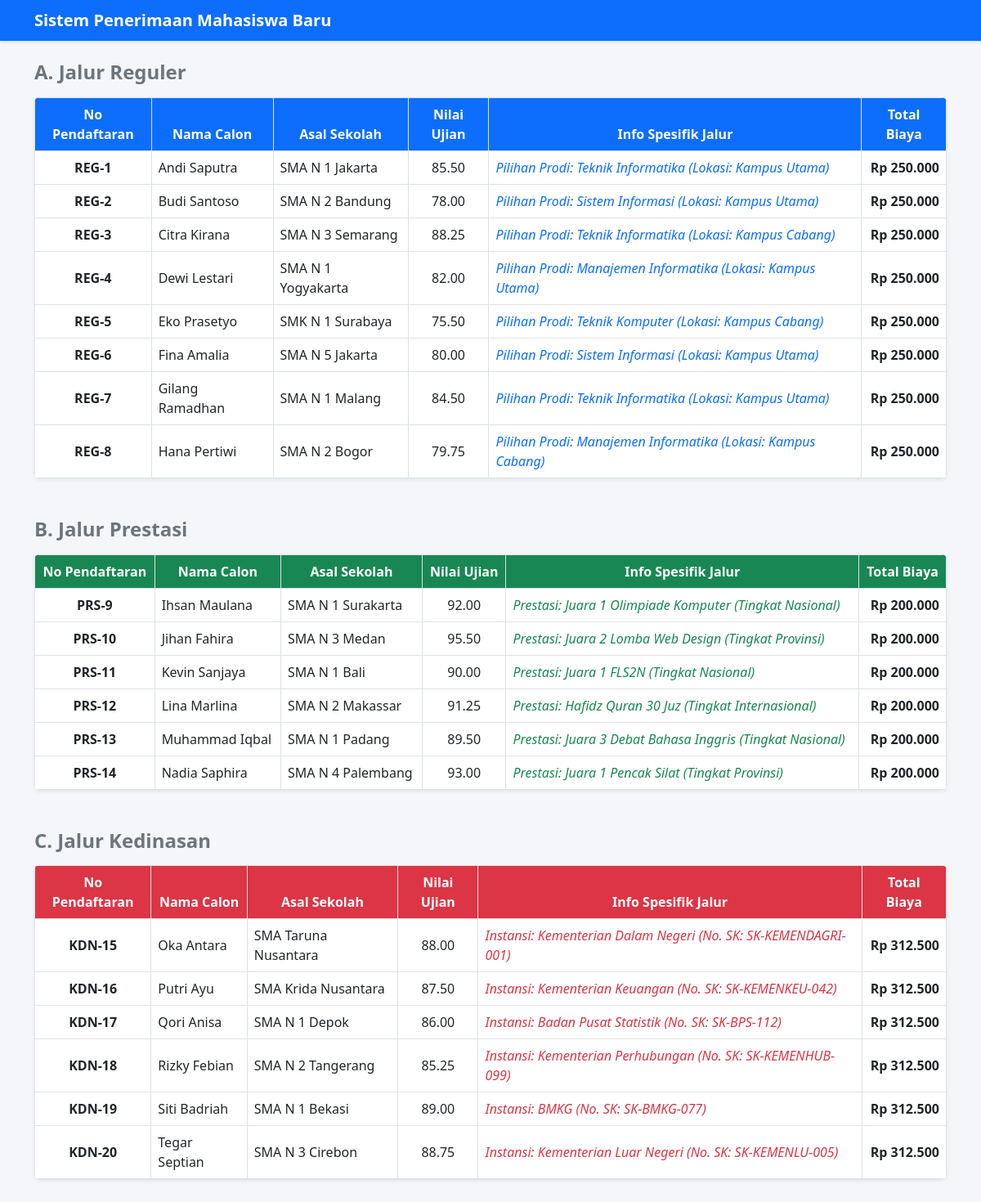
The page / on the database its author committed.
### tables this page shows
CREATE TABLE `tabel_pendaftaran`  (
  `id_pendaftaran` int NOT NULL AUTO_INCREMENT,
  `nama_calon` varchar(100) NOT NULL,
  `asal_sekolah` varchar(100) NOT NULL,
  `nilai_ujian` decimal(5, 2) NOT NULL,
  `biaya_pendaftaran_dasar` int NOT NULL,
  `jalur_pendaftaran` enum('Reguler','Prestasi','Kedinasan') NOT NULL,
  `pilihan_prodi` varchar(100) NULL DEFAULT NULL,
  `lokasi_kampus` varchar(100) NULL DEFAULT NULL,
  `jenis_prestasi` varchar(100) NULL DEFAULT NULL,
  `tingkat_prestasi` varchar(50) NULL DEFAULT NULL,
  `sk_ikatan_dinas` varchar(100) NULL DEFAULT NULL,
  `instansi_sponsor` varchar(100) NULL DEFAULT NULL,
  PRIMARY KEY (`id_pendaftaran`) USING BTREE
);

### database.php (called while the page is built, shortened)
<?php
class Database {
    private $host = "localhost";
    private $username = "root";
    private $password = "";
    private $db_name = "db_simulasi_pbo_ti-1d_sofyanyunusrohman";
    public function __construct() {
        $this->conn = new mysqli($this->host, $this->username, $this->password, $this->db_name);
    }
}
?>

### PendaftaranReguler.php (called while the page is built, shortened)
<?php
require_once "Pendaftaran.php";
class PendaftaranReguler extends Pendaftaran {
    private $pilihan_prodi;
    private $lokasi_kampus;
    public function __construct($id_pendaftaran, $nama_calon, $asal_sekolah, $nilai_ujian, $biaya_pendaftaran_dasar, $pilihan_prodi, $lokasi_kampus) {
        $this->pilihan_prodi = $pilihan_prodi;
        $this->lokasi_kampus = $lokasi_kampus;
    }
    public function getDaftarReguler($db) {
        $sql = "SELECT * FROM tabel_pendaftaran WHERE jalur_pendaftaran = 'Reguler'";
        return $db->conn->query($sql);
    }
    public function hitungTotalBiaya() {
        return $this->biaya_pendaftaran_dasar;
    }
    public function tampilkanInfoJalur() {
        return "Pilihan Prodi: " . $this->pilihan_prodi . " (Lokasi: " . $this->lokasi_kampus . ")";
    }
}
?>

### Pendaftaran.php (called while the page is built, shortened)
<?php
abstract class Pendaftaran {
    public function __construct($id_pendaftaran, $nama_calon, $asal_sekolah, $nilai_ujian, $biaya_pendaftaran_dasar) {
        $this->biaya_pendaftaran_dasar = $biaya_pendaftaran_dasar;
    }
}
?>

### PendaftaranPrestasi.php (called while the page is built, shortened)
<?php
require_once "Pendaftaran.php";
class PendaftaranPrestasi extends Pendaftaran {
    private $jenis_prestasi;
    private $tingkat_prestasi;
    public function __construct($id_pendaftaran, $nama_calon, $asal_sekolah, $nilai_ujian, $biaya_pendaftaran_dasar, $jenis_prestasi, $tingkat_prestasi) {
        $this->jenis_prestasi = $jenis_prestasi;
        $this->tingkat_prestasi = $tingkat_prestasi;
    }
    public function getDaftarPrestasi($db) {
        $sql = "SELECT * FROM tabel_pendaftaran WHERE jalur_pendaftaran = 'Prestasi'";
        return $db->conn->query($sql);
    }
    public function hitungTotalBiaya() {
        return $this->biaya_pendaftaran_dasar - 50000;
    }
    public function tampilkanInfoJalur() {
        return "Prestasi: " . $this->jenis_prestasi . " (Tingkat " . $this->tingkat_prestasi . ")";
    }
}
?>

### PendaftaranKedinasan.php (called while the page is built, shortened)
<?php
require_once "Pendaftaran.php";
class PendaftaranKedinasan extends Pendaftaran {
    private $sk_ikatan_dinas;
    private $instansi_sponsor;
    public function __construct($id_pendaftaran, $nama_calon, $asal_sekolah, $nilai_ujian, $biaya_pendaftaran_dasar, $sk_ikatan_dinas, $instansi_sponsor) {
        $this->sk_ikatan_dinas = $sk_ikatan_dinas;
        $this->instansi_sponsor = $instansi_sponsor;
    }
    public function getDaftarKedinasan($db) {
        $sql = "SELECT * FROM tabel_pendaftaran WHERE jalur_pendaftaran = 'Kedinasan'";
        return $db->conn->query($sql);
    }
    public function hitungTotalBiaya() {
        return $this->biaya_pendaftaran_dasar * 1.25;
    }
    public function tampilkanInfoJalur() {
        return "Instansi: " . $this->instansi_sponsor . " (No. SK: " . $this->sk_ikatan_dinas . ")";
    }
}
?>

### index.php (the view, shortened to what this page needs)
<?php
require_once "database.php";
require_once "PendaftaranReguler.php";
require_once "PendaftaranPrestasi.php";
require_once "PendaftaranKedinasan.php";
$db = new Database();
$helperReguler = new PendaftaranReguler(0, '', '', 0, 0, '', '');
$helperPrestasi = new PendaftaranPrestasi(0, '', '', 0, 0, '', '');
$helperKedinasan = new PendaftaranKedinasan(0, '', '', 0, 0, '', '');
$dataReguler = $helperReguler->getDaftarReguler($db);
$dataPrestasi = $helperPrestasi->getDaftarPrestasi($db);
$dataKedinasan = $helperKedinasan->getDaftarKedinasan($db);
?>
<!DOCTYPE html>
<html lang="id">
<head>
    <link href="https://cdn.jsdelivr.net/npm/bootstrap@5.3.0/dist/css/bootstrap.min.css" rel="stylesheet">
</head>
<body>
    <nav class="navbar navbar-dark bg-primary shadow-sm mb-4">
        <div class="container">
            <span class="navbar-brand mb-0 h1 fw-bold">Sistem Penerimaan Mahasiswa Baru</span>
        </div>
    </nav>
    <div class="container pb-5">
        <h4 class="mb-3 fw-bold text-secondary">A. Jalur Reguler</h4>
        <div class="table-responsive bg-white shadow-sm rounded mb-5">
            <table class="table table-hover table-bordered table-custom mb-0">
                <thead>
                    <tr>
                        <th>No Pendaftaran</th>
                        <th>Nama Calon</th>
                        <th>Asal Sekolah</th>
                        <th>Nilai Ujian</th>
                        <th>Info Spesifik Jalur</th>
                        <th>Total Biaya</th>
                    </tr>
                </thead>
                <tbody>
                    <?php while($row = $dataReguler->fetch_assoc()): ?>
                        <?php
                            $mhs = new PendaftaranReguler(
                                $row['id_pendaftaran'], $row['nama_calon'], $row['asal_sekolah'],
                                $row['nilai_ujian'], $row['biaya_pendaftaran_dasar'],
                                $row['pilihan_prodi'], $row['lokasi_kampus']
                            );
                        ?>
                        <tr>
                            <td class="text-center fw-bold">REG-<?php echo $row['id_pendaftaran']; ?></td>
                            <td><?php echo $row['nama_calon']; ?></td>
                            <td><?php echo $row['asal_sekolah']; ?></td>
                            <td class="text-center"><?php echo $row['nilai_ujian']; ?></td>
                            <td class="text-primary fst-italic"><?php echo $mhs->tampilkanInfoJalur(); ?></td>
                            <td class="text-end fw-bold">Rp <?php echo number_format($mhs->hitungTotalBiaya(), 0, ',', '.'); ?></td>
                        </tr>
                    <?php endwhile; ?>
                </tbody>
            </table>
        </div>
        <h4 class="mb-3 fw-bold text-secondary">B. Jalur Prestasi</h4>
        <div class="table-responsive bg-white shadow-sm rounded mb-5">
            <table class="table table-hover table-bordered table-custom mb-0">
                <thead>
                    <tr>
                        <th style="background-color: #198754;">No Pendaftaran</th>
                        <th style="background-color: #198754;">Nama Calon</th>
                        <th style="background-color: #198754;">Asal Sekolah</th>
                        <th style="background-color: #198754;">Nilai Ujian</th>
                        <th style="background-color: #198754;">Info Spesifik Jalur</th>
                        <th style="background-color: #198754;">Total Biaya</th>
                    </tr>
                </thead>
                <tbody>
                    <?php while($row = $dataPrestasi->fetch_assoc()): ?>
                        <?php
                            $mhs = new PendaftaranPrestasi(
                                $row['id_pendaftaran'], $row['nama_calon'], $row['asal_sekolah'],
                                $row['nilai_ujian'], $row['biaya_pendaftaran_dasar'],
                                $row['jenis_prestasi'], $row['tingkat_prestasi']
                            );
                        ?>
                        <tr>
                            <td class="text-center fw-bold">PRS-<?php echo $row['id_pendaftaran']; ?></td>
                            <td><?php echo $row['nama_calon']; ?></td>
                            <td><?php echo $row['asal_sekolah']; ?></td>
                            <td class="text-center"><?php echo $row['nilai_ujian']; ?></td>
                            <td class="text-success fst-italic"><?php echo $mhs->tampilkanInfoJalur(); ?></td>
                            <td class="text-end fw-bold">Rp <?php echo number_format($mhs->hitungTotalBiaya(), 0, ',', '.'); ?></td>
                        </tr>
                    <?php endwhile; ?>
                </tbody>
            </table>
        </div>
        <h4 class="mb-3 fw-bold text-secondary">C. Jalur Kedinasan</h4>
        <div class="table-responsive bg-white shadow-sm rounded mb-5">
            <table class="table table-hover table-bordered table-custom mb-0">
                <thead>
                    <tr>
                        <th style="background-color: #dc3545;">No Pendaftaran</th>
                        <th style="background-color: #dc3545;">Nama Calon</th>
                        <th style="background-color: #dc3545;">Asal Sekolah</th>
                        <th style="background-color: #dc3545;">Nilai Ujian</th>
                        <th style="background-color: #dc3545;">Info Spesifik Jalur</th>
                        <th style="background-color: #dc3545;">Total Biaya</th>
                    </tr>
                </thead>
                <tbody>
                    <?php while($row = $dataKedinasan->fetch_assoc()): ?>
                        <?php
                            $mhs = new PendaftaranKedinasan(
                                $row['id_pendaftaran'], $row['nama_calon'], $row['asal_sekolah'],
                                $row['nilai_ujian'], $row['biaya_pendaftaran_dasar'],
                                $row['sk_ikatan_dinas'], $row['instansi_sponsor']
                            );
                        ?>
                        <tr>
                            <td class="text-center fw-bold">KDN-<?php echo $row['id_pendaftaran']; ?></td>
                            <td><?php echo $row['nama_calon']; ?></td>
                            <td><?php echo $row['asal_sekolah']; ?></td>
                            <td class="text-center"><?php echo $row['nilai_ujian']; ?></td>
                            <td class="text-danger fst-italic"><?php echo $mhs->tampilkanInfoJalur(); ?></td>
                            <td class="text-end fw-bold">Rp <?php echo number_format($mhs->hitungTotalBiaya(), 0, ',', '.'); ?></td>
                        </tr>
                    <?php endwhile; ?>
                </tbody>
            </table>
        </div>
    </div>
</body>
</html>

### index.php (style rules this page uses)
body { background-color: #f4f6f9; }
.table-custom th { background-color: #0d6efd; color: white; text-align: center; }
.table-custom td { vertical-align: middle; }

### rows shown on the page
tabel_pendaftaran: id_pendaftaran "1", nama_calon "Andi Saputra", asal_sekolah "SMA N 1 Jakarta", nilai_ujian "85.50", $mhs->tampilkanInfoJalur() "Pilihan Prodi: Teknik Informatika (Lokasi: Kampus Utama)", biaya_pendaftaran_dasar "250.000"
tabel_pendaftaran: id_pendaftaran "2", nama_calon "Budi Santoso", asal_sekolah "SMA N 2 Bandung", nilai_ujian "78.00", $mhs->tampilkanInfoJalur() "Pilihan Prodi: Sistem Informasi (Lokasi: Kampus Utama)", biaya_pendaftaran_dasar "250.000"
tabel_pendaftaran: id_pendaftaran "3", nama_calon "Citra Kirana", asal_sekolah "SMA N 3 Semarang", nilai_ujian "88.25", $mhs->tampilkanInfoJalur() "Pilihan Prodi: Teknik Informatika (Lokasi: Kampus Cabang)", biaya_pendaftaran_dasar "250.000"
tabel_pendaftaran: id_pendaftaran "4", nama_calon "Dewi Lestari", asal_sekolah "SMA N 1 Yogyakarta", nilai_ujian "82.00", $mhs->tampilkanInfoJalur() "Pilihan Prodi: Manajemen Informatika (Lokasi: Kampus Utama)", biaya_pendaftaran_dasar "250.000"
tabel_pendaftaran: id_pendaftaran "5", nama_calon "Eko Prasetyo", asal_sekolah "SMK N 1 Surabaya", nilai_ujian "75.50", $mhs->tampilkanInfoJalur() "Pilihan Prodi: Teknik Komputer (Lokasi: Kampus Cabang)", biaya_pendaftaran_dasar "250.000"
tabel_pendaftaran: id_pendaftaran "6", nama_calon "Fina Amalia", asal_sekolah "SMA N 5 Jakarta", nilai_ujian "80.00", $mhs->tampilkanInfoJalur() "Pilihan Prodi: Sistem Informasi (Lokasi: Kampus Utama)", biaya_pendaftaran_dasar "250.000"
tabel_pendaftaran: id_pendaftaran "7", nama_calon "Gilang Ramadhan", asal_sekolah "SMA N 1 Malang", nilai_ujian "84.50", $mhs->tampilkanInfoJalur() "Pilihan Prodi: Teknik Informatika (Lokasi: Kampus Utama)", biaya_pendaftaran_dasar "250.000"
tabel_pendaftaran: id_pendaftaran "8", nama_calon "Hana Pertiwi", asal_sekolah "SMA N 2 Bogor", nilai_ujian "79.75", $mhs->tampilkanInfoJalur() "Pilihan Prodi: Manajemen Informatika (Lokasi: Kampus Cabang)", biaya_pendaftaran_dasar "250.000"
tabel_pendaftaran: id_pendaftaran "9", nama_calon "Ihsan Maulana", asal_sekolah "SMA N 1 Surakarta", nilai_ujian "92.00", $mhs->tampilkanInfoJalur() "Prestasi: Juara 1 Olimpiade Komputer (Tingkat Nasional)", biaya_pendaftaran_dasar "200.000"
tabel_pendaftaran: id_pendaftaran "10", nama_calon "Jihan Fahira", asal_sekolah "SMA N 3 Medan", nilai_ujian "95.50", $mhs->tampilkanInfoJalur() "Prestasi: Juara 2 Lomba Web Design (Tingkat Provinsi)", biaya_pendaftaran_dasar "200.000"
tabel_pendaftaran: id_pendaftaran "11", nama_calon "Kevin Sanjaya", asal_sekolah "SMA N 1 Bali", nilai_ujian "90.00", $mhs->tampilkanInfoJalur() "Prestasi: Juara 1 FLS2N (Tingkat Nasional)", biaya_pendaftaran_dasar "200.000"
tabel_pendaftaran: id_pendaftaran "12", nama_calon "Lina Marlina", asal_sekolah "SMA N 2 Makassar", nilai_ujian "91.25", $mhs->tampilkanInfoJalur() "Prestasi: Hafidz Quran 30 Juz (Tingkat Internasional)", biaya_pendaftaran_dasar "200.000"
tabel_pendaftaran: id_pendaftaran "13", nama_calon "Muhammad Iqbal", asal_sekolah "SMA N 1 Padang", nilai_ujian "89.50", $mhs->tampilkanInfoJalur() "Prestasi: Juara 3 Debat Bahasa Inggris (Tingkat Nasional)", biaya_pendaftaran_dasar "200.000"
tabel_pendaftaran: id_pendaftaran "14", nama_calon "Nadia Saphira", asal_sekolah "SMA N 4 Palembang", nilai_ujian "93.00", $mhs->tampilkanInfoJalur() "Prestasi: Juara 1 Pencak Silat (Tingkat Provinsi)", biaya_pendaftaran_dasar "200.000"
tabel_pendaftaran: id_pendaftaran "15", nama_calon "Oka Antara", asal_sekolah "SMA Taruna Nusantara", nilai_ujian "88.00", $mhs->tampilkanInfoJalur() "Instansi: Kementerian Dalam Negeri (No. SK: SK-KEMENDAGRI-001)", biaya_pendaftaran_dasar "312.500"
tabel_pendaftaran: id_pendaftaran "16", nama_calon "Putri Ayu", asal_sekolah "SMA Krida Nusantara", nilai_ujian "87.50", $mhs->tampilkanInfoJalur() "Instansi: Kementerian Keuangan (No. SK: SK-KEMENKEU-042)", biaya_pendaftaran_dasar "312.500"
tabel_pendaftaran: id_pendaftaran "17", nama_calon "Qori Anisa", asal_sekolah "SMA N 1 Depok", nilai_ujian "86.00", $mhs->tampilkanInfoJalur() "Instansi: Badan Pusat Statistik (No. SK: SK-BPS-112)", biaya_pendaftaran_dasar "312.500"
tabel_pendaftaran: id_pendaftaran "18", nama_calon "Rizky Febian", asal_sekolah "SMA N 2 Tangerang", nilai_ujian "85.25", $mhs->tampilkanInfoJalur() "Instansi: Kementerian Perhubungan (No. SK: SK-KEMENHUB-099)", biaya_pendaftaran_dasar "312.500"
tabel_pendaftaran: id_pendaftaran "19", nama_calon "Siti Badriah", asal_sekolah "SMA N 1 Bekasi", nilai_ujian "89.00", $mhs->tampilkanInfoJalur() "Instansi: BMKG (No. SK: SK-BMKG-077)", biaya_pendaftaran_dasar "312.500"
tabel_pendaftaran: id_pendaftaran "20", nama_calon "Tegar Septian", asal_sekolah "SMA N 3 Cirebon", nilai_ujian "88.75", $mhs->tampilkanInfoJalur() "Instansi: Kementerian Luar Negeri (No. SK: SK-KEMENLU-005)", biaya_pendaftaran_dasar "312.500"
